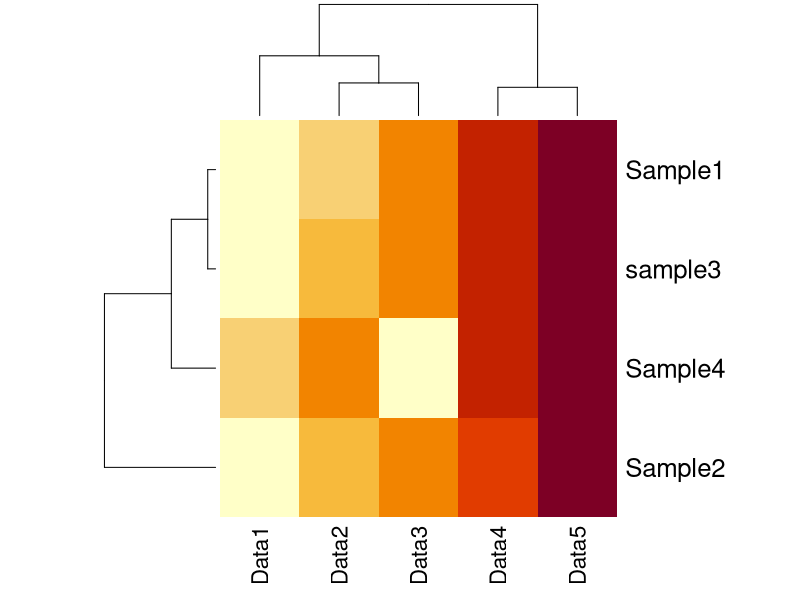

Recreate this plot in R.
data <- read.table(header = TRUE, text = "
Data1,Data2,Data3,Data4,Data5
Sample1,10,20,30,40,50
Sample2,20,45,55,65,80
sample3,5,20,30,40,50
Sample4,15,25,5,35,45"
,sep = ",")
png(file = "heatmap.png", width=600, height=400)
heatmap(as.matrix(data))
dev.off()
